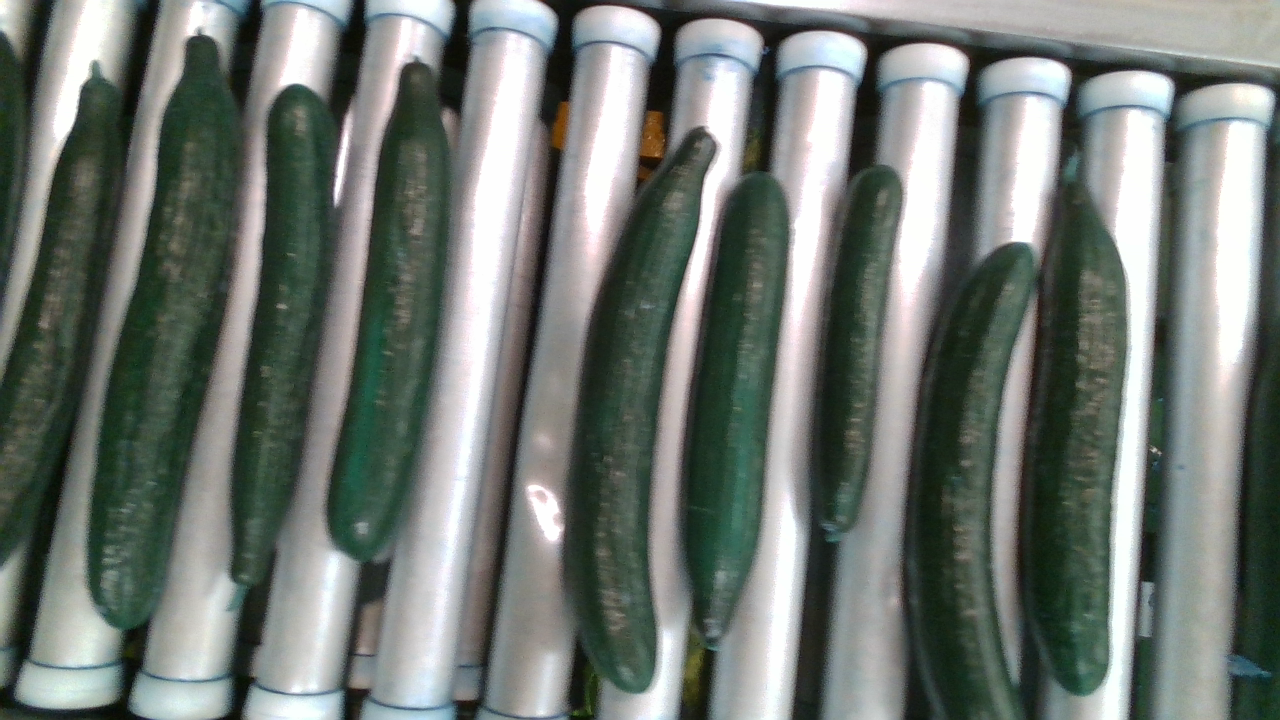
#> input picture Cucumber Detection with OpenCV/cucumberimg/frame000010.png, 1280 x 720 px, found by its file name; its folder holds only this picture in this run
$ python cucumber.py
#> lines starting #> are read from the running program, lines starting #| are printed output that depends on the picture; after the words box and inside, x2 and y2 are one past the last pixel; in counts of white or black regions, pixels touching at a corner belong together
import cv2
import numpy as np
import os

def extract_green_masks(image):
    # Convert the image to the HSV color space
    hsv_image = cv2.cvtColor(image, cv2.COLOR_BGR2HSV)

    # Define a range of green color in HSV
    # These values should be adjusted based on the specific green of the cucumbers
    lower_green = np.array([25, 40, 40])
    upper_green = np.array([85, 255, 255])

    # Create a mask to capture areas with a green color
    green_mask = cv2.inRange(hsv_image, lower_green, upper_green)

    # Perform morphological operations to clean up the mask
    kernel = np.ones((5, 5), np.uint8)
    green_mask = cv2.morphologyEx(green_mask, cv2.MORPH_OPEN, kernel, iterations=2)
    green_mask = cv2.morphologyEx(green_mask, cv2.MORPH_CLOSE, kernel, iterations=2)

    return green_mask

def filter_contours_for_cucumbers(contours):
    # This function assumes cucumbers are elongated and not too narrow or wide in aspect ratio
    filtered_contours = []
    for contour in contours:
        area = cv2.contourArea(contour)
        x, y, w, h = cv2.boundingRect(contour)
        aspect_ratio = max(w, h) / min(w, h) if min(w, h) > 0 else 0
        if area > 1000 and 2 < aspect_ratio < 8:
            filtered_contours.append(contour)
    return filtered_contours

def detect_and_measure_cucumbers(image_path):
    # Read the image
    image = cv2.imread(image_path)
    if image is None:
        print(f"Error loading image {image_path}")
        return []

    # Extract potential cucumber masks
    green_mask = extract_green_masks(image)

    # Find contours in the green mask
    contours, _ = cv2.findContours(green_mask, cv2.RETR_EXTERNAL, cv2.CHAIN_APPROX_SIMPLE)

    # Filter contours that have a high likelihood of being cucumbers
    cucumber_contours = filter_contours_for_cucumbers(contours)

    # Process each cucumber contour
    results = []
    for contour in cucumber_contours:
        rect = cv2.minAreaRect(contour)
        box = cv2.boxPoints(rect)
        box = np.int0(box)
        cv2.drawContours(image, [box], 0, (0, 255, 0), 2)

        # Calculate length and thickness
        length = max(rect[1])
        thickness = min(rect[1])

        results.append({
            'length': length,
            'thickness': thickness
        })

        # Annotate the image with the measurements
        box_center = np.mean(box, axis=0)
        cv2.putText(image, f"L: {length:.2f}, T: {thickness:.2f}",
                    (int(box_center[0]), int(box_center[1])),
                    cv2.FONT_HERSHEY_SIMPLEX,
                    0.5,
                    (255, 255, 255),
                    1)

    # Save the result
    result_path = os.path.join('Computer Vision\Cucumber Detection with OpenCV\detected', os.path.basename(image_path))
    cv2.imwrite(result_path, image)

    return results

def process_directory(directory_path):
    # Create a directory for the output images if it doesn't exist
    if not os.path.exists('detected'):
        os.makedirs('detected')

    # Process each image in the directory
    for filename in os.listdir(directory_path):
        if filename.lower().endswith(('.png', '.jpg', '.jpeg')):
            image_path = os.path.join(directory_path, filename)
            results = detect_and_measure_cucumbers(image_path)
#> in detect_and_measure_cucumbers, image is the input picture: shape (720, 1280, 3); mean B, G, R 114.3, 119.6, 112.5
#> in extract_green_masks, `green_mask = cv2.inRange(hsv_image, lower_green, upper_green)`:
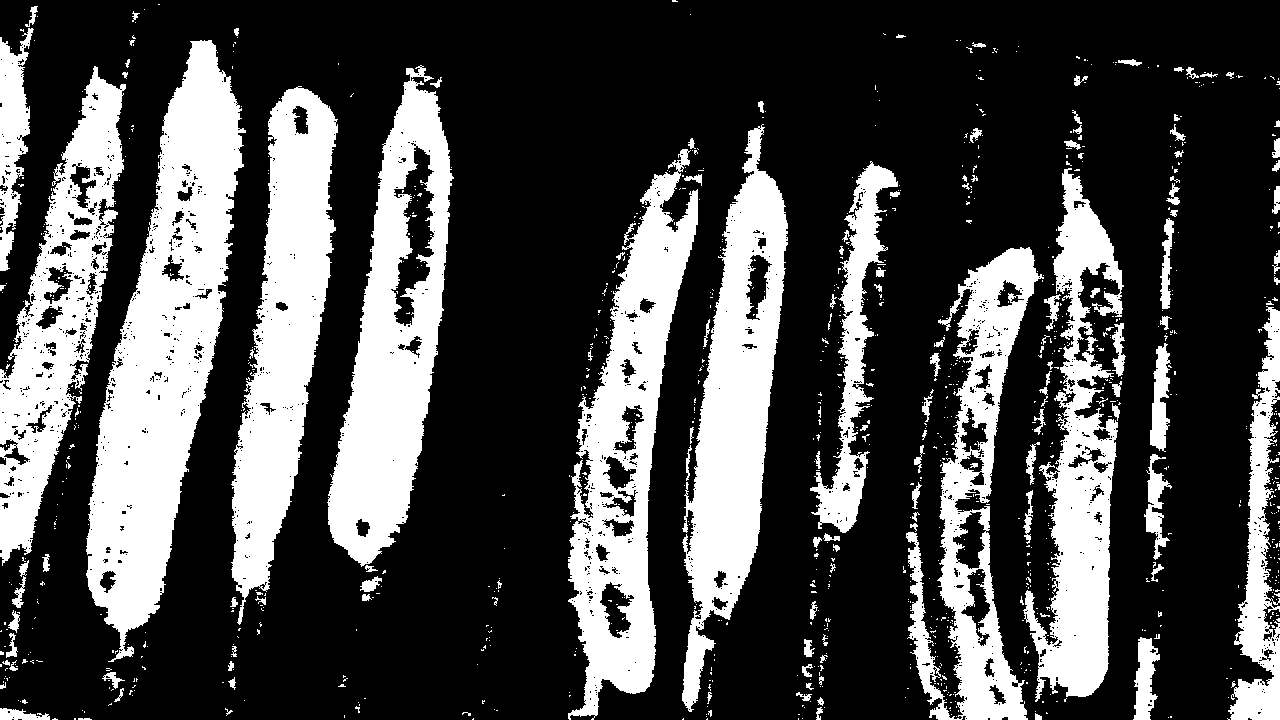
#> green_mask: shape (720, 1280); 29% white; 1106 white regions (971 under 20 px), largest, box (x1, y1, x2, y2) and area: (86, 40, 246, 662) 45379, (568, 149, 698, 720) 29982, (327, 65, 454, 567) 29911
#> in extract_green_masks, `green_mask = cv2.morphologyEx(green_mask, cv2.MORPH_OPEN, kernel, iter..`:
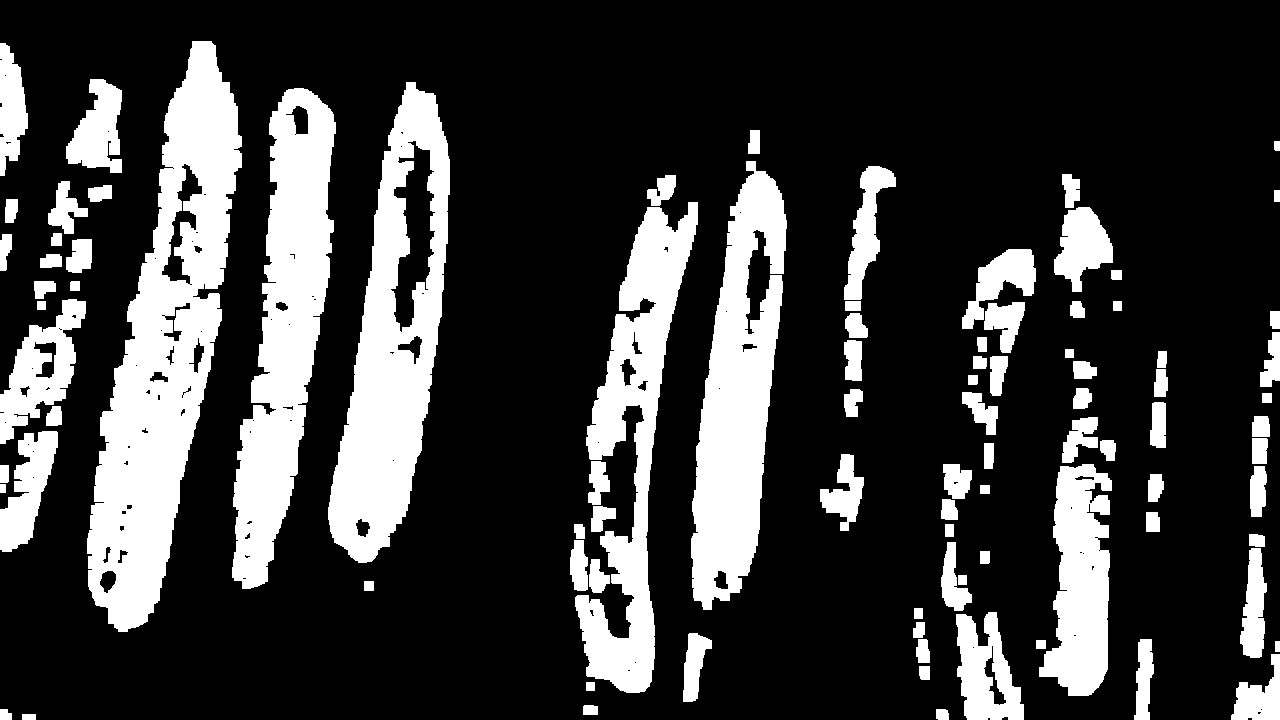
#> green_mask: shape (720, 1280); 23.3% white; 92 white regions, largest, box (x1, y1, x2, y2) and area: (87, 41, 242, 632) 41997, (328, 82, 450, 563) 28364, (232, 88, 336, 589) 26828
#> in extract_green_masks, `green_mask = cv2.morphologyEx(green_mask, cv2.MORPH_CLOSE, kernel, ite..`:
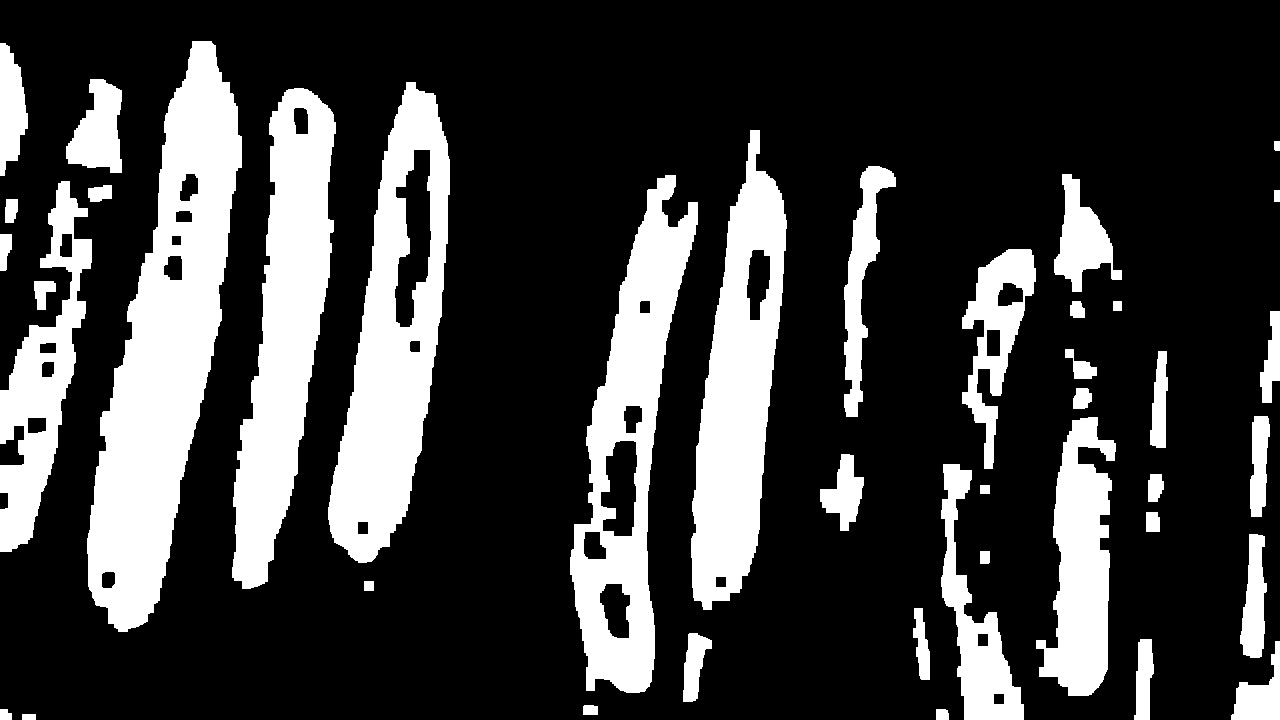
#> green_mask: shape (720, 1280); 24.2% white; 41 white regions
#> in detect_and_measure_cucumbers, `contours, _ = cv2.findContours(green_mask, cv2.RETR_EXTERNAL, cv2.CHAI..`: contours = 41 contours; largest, box (x1, y1, x2, y2) and area: (87, 41, 242, 632) 44200, (328, 82, 450, 563) 32459, (570, 175, 698, 693) 30302, (232, 88, 336, 589) 27111, (691, 130, 787, 610) 25935
#> the loop in filter_contours_for_cucumbers, `for contour in contours:` made 41 passes
#> (area, x, y, w, h, aspect_ratio) on passes 2, 3, 4, 5, 6, 7, 8, 10: (115, 936, 709, 13, 11, 1.18), (94.5, 0, 709, 12, 11, 1.09), (122, 583, 705, 15, 10, 1.5), (1797, 1231, 641, 49, 79, 1.61), (1088, 1134, 639, 20, 81, 4.05), (1095, 683, 633, 29, 69, 2.38), (682.5, 913, 608, 17, 72, 4.24), (107.5, 980, 551, 10, 13, 1.3)
#> after the loop in filter_contours_for_cucumbers, `for contour in contours:`: filtered_contours = 16 contours; largest, box (x1, y1, x2, y2) and area: (87, 41, 242, 632) 44200, (328, 82, 450, 563) 32459, (570, 175, 698, 693) 30302, (232, 88, 336, 589) 27111, (691, 130, 787, 610) 25935
#> in detect_and_measure_cucumbers, `cucumber_contours = filter_contours_for_cucumbers(contours)`: cucumber_contours has the same summary as filtered_contours in filter_contours_for_cucumbers
#> the loop in detect_and_measure_cucumbers, `for contour in cucumber_contours:` made 16 passes
#> (rect, box, length, thickness, box_center) on passes 1 to 3: (((1144.2, 679.1), (80.69, 17.07), -87.4), [[1150, 719], [1133, 718], [1137, 638], [1154, 639]], 80.69, 17.07, [1143.5, 678.5]), (((695.8, 667.8), (69.28, 24.7), -82.15), [[703, 703], [678, 700], [688, 631], [712, 635]], 69.28, 24.7, [695.2, 667.2]), (((1254.6, 595.6), (123.2, 23.81), -86.19), [[1262, 657], [1238, 656], [1246, 533], [1270, 534]], 123.2, 23.81, [1254, 595])
#> after the loop in detect_and_measure_cucumbers, `for contour in cucumber_contours:`:
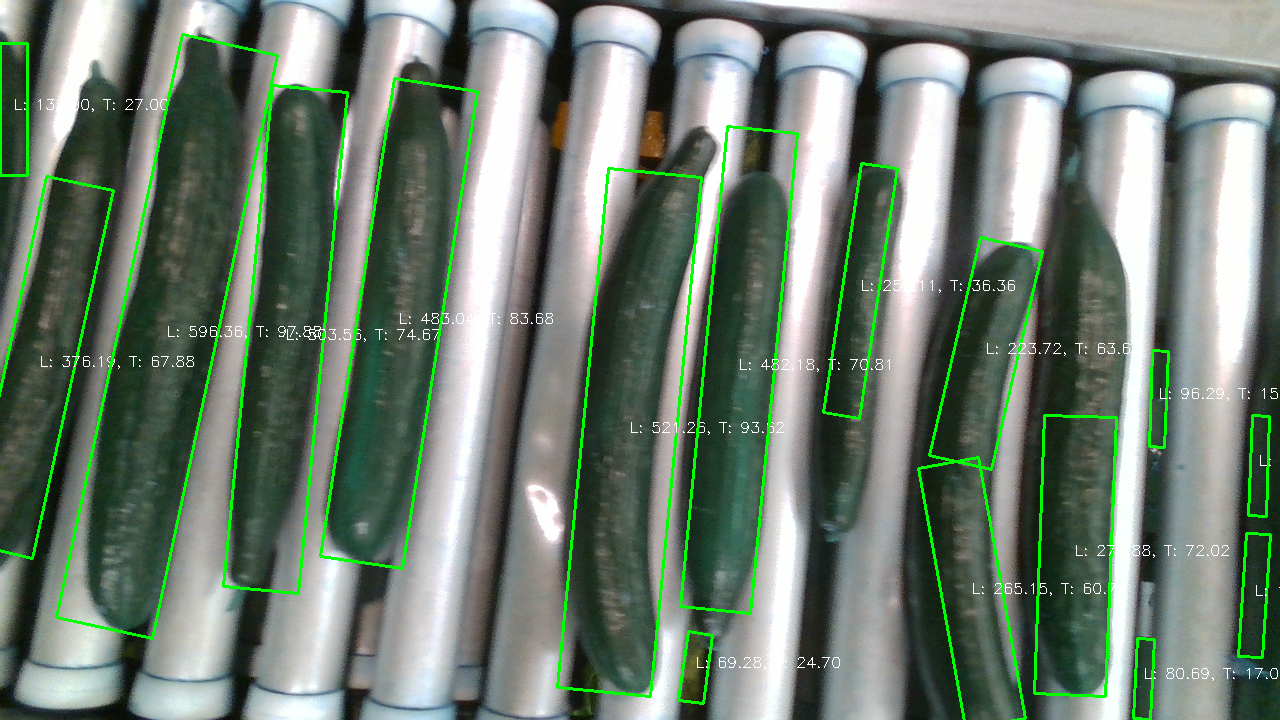
#> image: shape (720, 1280, 3); 3.77% of pixels changed, all inside (x1, y1, x2, y2) = (0, 33, 1280, 720)
#> after the loop in detect_and_measure_cucumbers, `for contour in cucumber_contours:`: results = 16 items
#> results = 16 items
            print(f"Processed {filename}: {results}")
#> (printed output is left out)

# Example usage
process_directory('Computer Vision\Cucumber Detection with OpenCV\cucumberimg')
